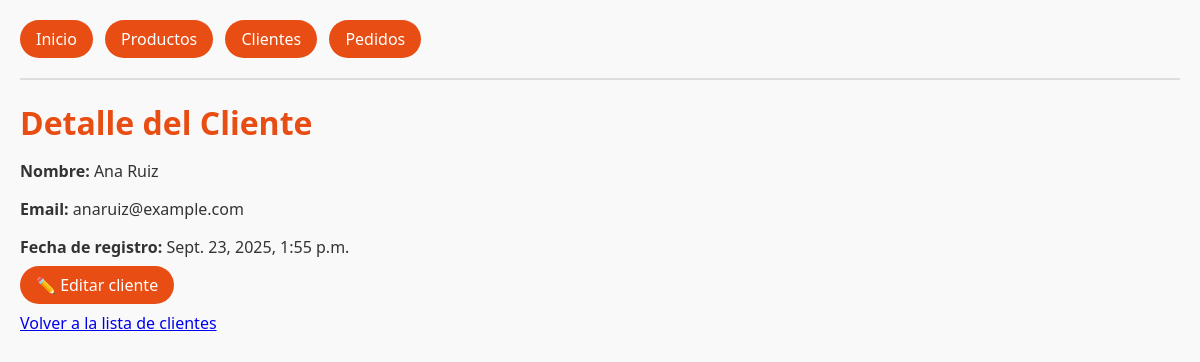
Screenshot of /clientes/1 with the database file from the repository.
### tienda/models.py (models this page shows, shortened)
class Cliente(models.Model):
    nombre = models.CharField(max_length=120)
    correo = models.EmailField(unique=True)
    fecha_registro = models.DateTimeField(auto_now_add=True)
    activo = models.BooleanField(default=True)

### tienda/views.py (the view)
# urls.py: path('clientes/<int:pk>', views.detalle_cliente, name='detalle_cliente'),
def detalle_cliente(request, pk):
  cliente = get_object_or_404(Cliente, pk=pk)
  return render(
    request,
    "tienda/detalle_cliente.html",
    {
      "cliente": cliente
    }
  )

### tienda/templates/tienda/detalle_cliente.html (shortened to what this page needs)
{% extends 'tienda/base.html' %}
{% block content %}
  <h1>Detalle del Cliente</h1>
  <p><strong>Nombre:</strong> {{ cliente.nombre }}</p>
  <p><strong>Email:</strong> {{ cliente.correo }}</p>
  <p><strong>Fecha de registro:</strong> {{ cliente.fecha_registro }}</p>
  <p>
    <a href="{% url 'tienda:editar_cliente' cliente.pk %}" class="btn">✏️ Editar cliente</a>
  </p>
  <p><a href="{%  url 'tienda:lista_clientes' %}">Volver a la lista de clientes</a></p>
{% endblock %}

### tienda/static/css/main.css (style rules this page uses)
body { font-family: 'Segoe UI', sans-serif; margin: 20px; background-color: #f9f9f9; color: #333; }
h1, h2, h3 { color: #e84d13; margin-bottom: 15px; }
.btn { border-radius: 9999px; padding: 8px 16px; background-color: #e84d13; color: #fff; text-decoration:none; }

### rows the page displays
Cliente: nombre "Ana Ruiz", correo "anaruiz@example.com", fecha_registro "Sept. 23, 2025, 1:55 p.m."
